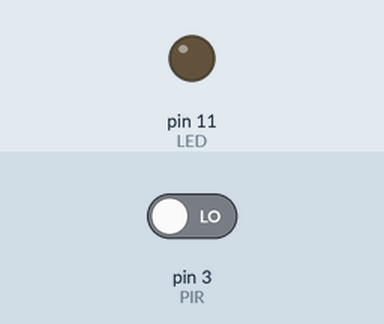
Recording of a sketch running on a simulated Arduino Uno, built with avr-gcc and run on an emulated ATmega328P. On the bench: output pins drawn as LEDs (lit = HIGH). The inputs (shaded band) are chosen by the test bench; at power-on: pin 3 (PIR) LOW.

Above: at 1.2 s.
1.3 s: pin 3 (PIR) driven HIGH
At 2.3 s:
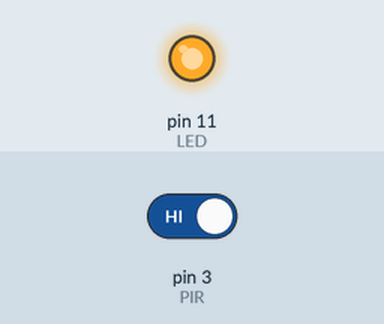
2.8 s: pin 3 (PIR) driven LOW
At 3.5 s:
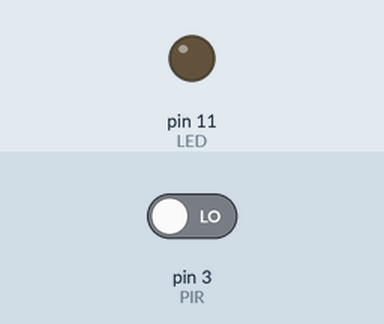
Timing chart, 0 to 5.8 s (numbered marks = the images above; inputs shaded):
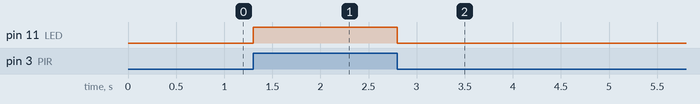

Measured:
- after the input at 1.3 s, pin 11 (LED): LOW → HIGH at once
- after the input at 2.8 s, pin 11 (LED): HIGH → LOW at once

The sketch:

ToiletIndicator.ino
```cpp
const int LED = 11;
const int PIR = 3;
int val = 0;
int state = 0;

void setup() {
  // put your setup code here, to run once:
  pinMode(LED, OUTPUT);
  pinMode(PIR, INPUT);
}

void loop() {
  // put your main code here, to run repeatedly:
  val = digitalRead(PIR);
  if(val == 1){
    digitalWrite(LED, HIGH);
  }else{
    digitalWrite(LED, LOW);
  }
}
```
